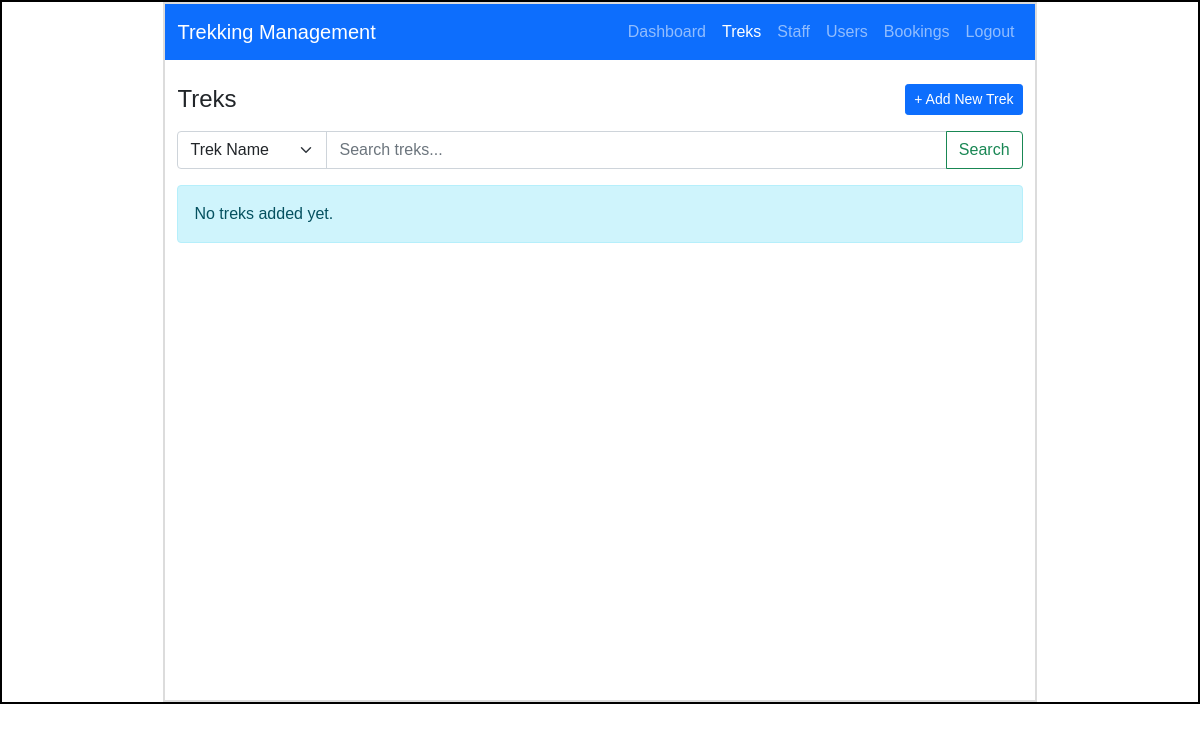
Before: /admin/treks with the older database file.
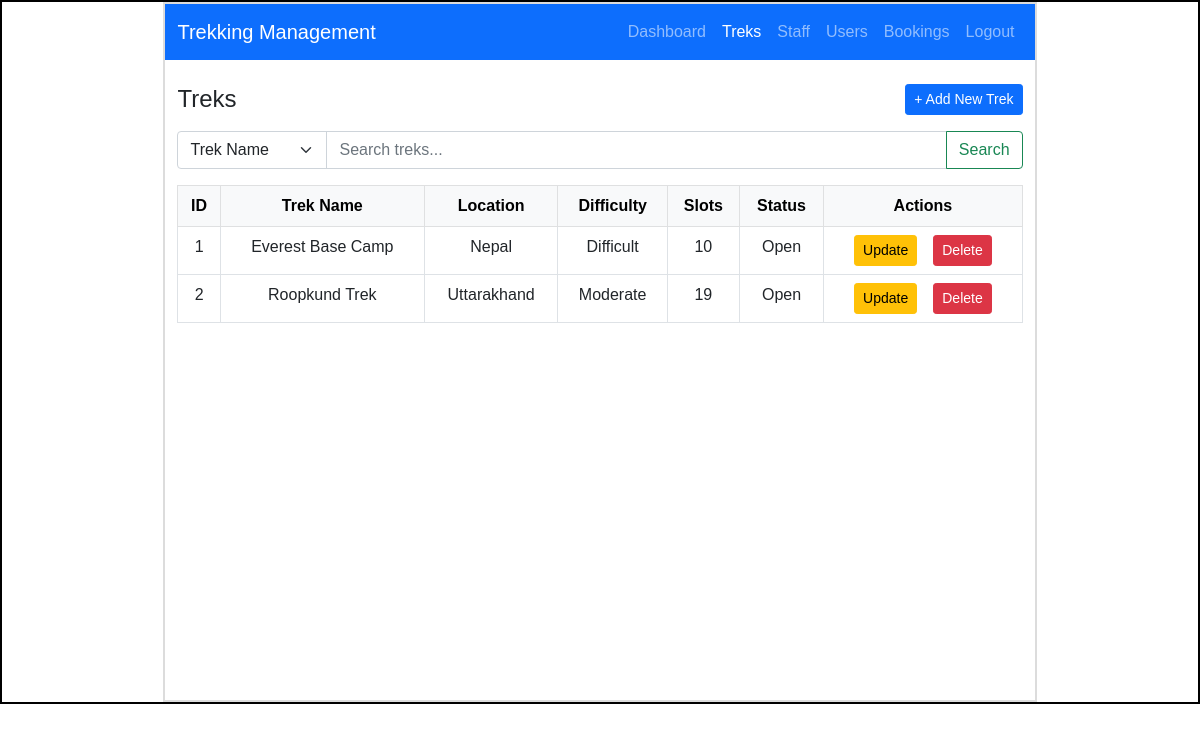
After: the same page with the newer database file.
### models.py (models this page shows)
class Trek(db.Model):
    __tablename__ = "trek"
    id = db.Column(db.Integer  , primary_key = True)
    trek_name = db.Column(db.String() , nullable = False)
    location = db.Column(db.String(100),nullable=False)
    difficulty = db.Column(db.String(20),nullable=False)
    duration = db.Column(db.Integer,nullable=False)
    available_slots = db.Column(db.Integer,nullable=False)
    trek_status = db.Column(db.String(20),nullable=False,default = "Pending")
    start_date = db.Column(db.Date,nullable=False)
    end_date = db.Column(db.Date,nullable=False)
    description = db.Column(db.Text)
    staff_id = db.Column(db.Integer,db.ForeignKey("staff_profile.id"), nullable = True)
    bookings = db.relationship("Booking",backref = "trek",lazy=True) # One Trek -> Many Bookings

### app.py (the view)
@app.route("/admin/treks")
def admin_treks():
    search_query = request.args.get("search", "").strip()
    search_field = request.args.get("search_field", "trek_name")
    if search_query:
        column = getattr(Trek, search_field)
        treks = Trek.query.filter(column.ilike(f"%{search_query}%")).all()
    else:
        treks = Trek.query.all()
    return render_template("admin_treks.html", treks=treks,
                            search_query=search_query, search_field=search_field)

### templates/admin_treks.html (shortened to what the changed rows need)
<!DOCTYPE html>
<html lang="en">
<head>
    <link rel="stylesheet" href="{{ url_for('static', filename='style.css') }}">
    <link href="https://cdn.jsdelivr.net/npm/bootstrap@5.0.2/dist/css/bootstrap.min.css" rel="stylesheet">
</head>
<body>
    <div id="main">
        <div id="canvas">
            <div class="container mt-4">
                <div class="d-flex justify-content-between align-items-center mb-3">
                    <h4 class="mb-0">Treks</h4>
                    <a href="/admin/trek/add" class="btn btn-primary btn-sm">+ Add New Trek</a>
                </div>
                <form method="GET" action="/admin/treks" class="mb-3">
                    <div class="input-group">
                    </div>
                </form>
                {% if treks %}
                <div style="max-height: 400px; overflow-y: auto;">
                    <table class="table table-bordered table-hover text-center">
                        <thead class="table-light">
                            <tr>
                                <th>ID</th>
                                <th>Trek Name</th>
                                <th>Location</th>
                                <th>Difficulty</th>
                                <th>Slots</th>
                                <th>Status</th>
                                <th>Actions</th>
                            </tr>
                        </thead>
                        <tbody>
                            {% for trek in treks %}
                            <tr>
                                <td>{{ trek.id }}</td>
                                <td>{{ trek.trek_name }}</td>
                                <td>{{ trek.location }}</td>
                                <td>{{ trek.difficulty }}</td>
                                <td>{{ trek.available_slots }}</td>
                                <td>{{ trek.trek_status }}</td>
                                <td>
                                    <div class="d-flex gap-3 justify-content-center">
                                        <a href="/admin/trek/edit/{{trek.id}}" class="btn btn-warning btn-sm">Update</a>
                                        <a href="/admin/trek/delete/{{trek.id}}" class="btn btn-danger btn-sm">Delete</a>
                                    </div>
                                </td>
                            </tr>
                            {% endfor %}
                        </tbody>
                    </table>
                </div>
                </div>
                {% elif search_query %}
                <div class="alert alert-warning">No treks found matching "{{ search_query }}".</div>
                {% else %}
                <div class="alert alert-info">No treks added yet.</div>
                {% endif %}
            </div>
        </div>
    </div>
</body>
</html>

Changed rows visible on the page:
added Trek: id "1", trek_name "Everest Base Camp", location "Nepal", difficulty "Difficult", available_slots "10", trek_status "Open"
added Trek: id "2", trek_name "Roopkund Trek", location "Uttarakhand", difficulty "Moderate", available_slots "19", trek_status "Open"
Other visible differences:
text no longer shown: "No treks added yet."
text now shown: "ID Trek Name Location Difficulty Slots Status Actions"
